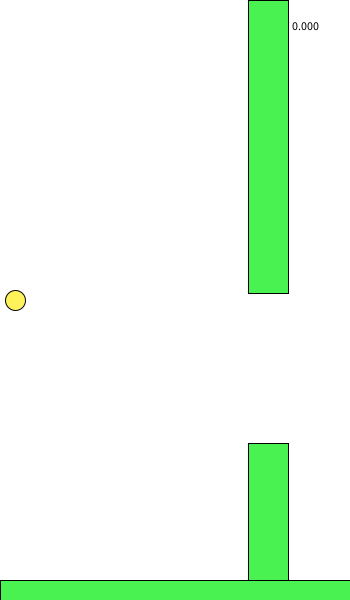
Frame 1 (no input)
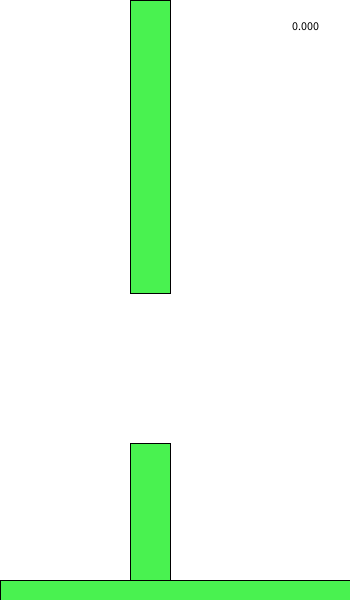
Frame 60 (the mouse pressed at the canvas centre just before this capture)
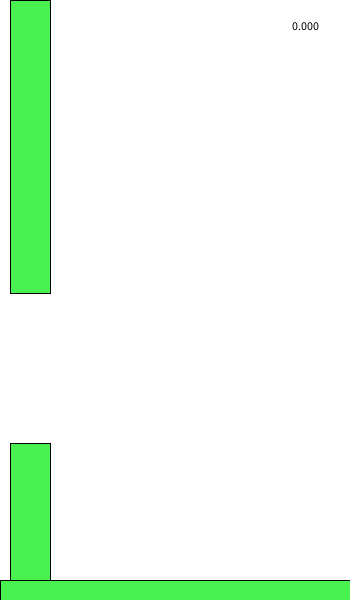
Frame 120 (the mouse held since frame 60 and released just before this capture)

The Processing sketch that drew these frames (run headless with seeded random() and noise(); from frame 60 on, the mouse is pressed at the canvas centre):

// Processing sketch: sketch_180826a
// ── sketch_180826a.pde
float uph = random(100, 400);
float lph = 1000;
float pipeX = 250;
float X = 15;
float Y = 300;
float YVelocity = 0;
float gravity = .2;
float gap = 150;
float score = 0;
void setup(){
size(350, 600);
}

void draw(){
YVelocity += gravity;
pipeX = pipeX -2;
Y = Y+YVelocity;
background(255, 255, 255);
fill(255, 242, 90);
ellipse(X, Y, 20, 20);
fill(73, 242, 80);

rect(pipeX, 0, 40, uph);
if(pipeX == -40){
pipeX = 350;
uph = (int) random(100, 400);
}
fill(73, 242, 80);
rect(pipeX, uph+gap, 40, lph);
if(pipeX == -40){
pipeX=350;
lph = (int) random(100, 400);}

rect(0, 580, 1000000000, 20);

fill(0, 0, 0);
text(score, 290, 30);

if(pipeX==0){
score = score+1;
}
}

void intersect(){
gravity=1000;
}

void mousePressed(){
YVelocity = -6.7;
}
